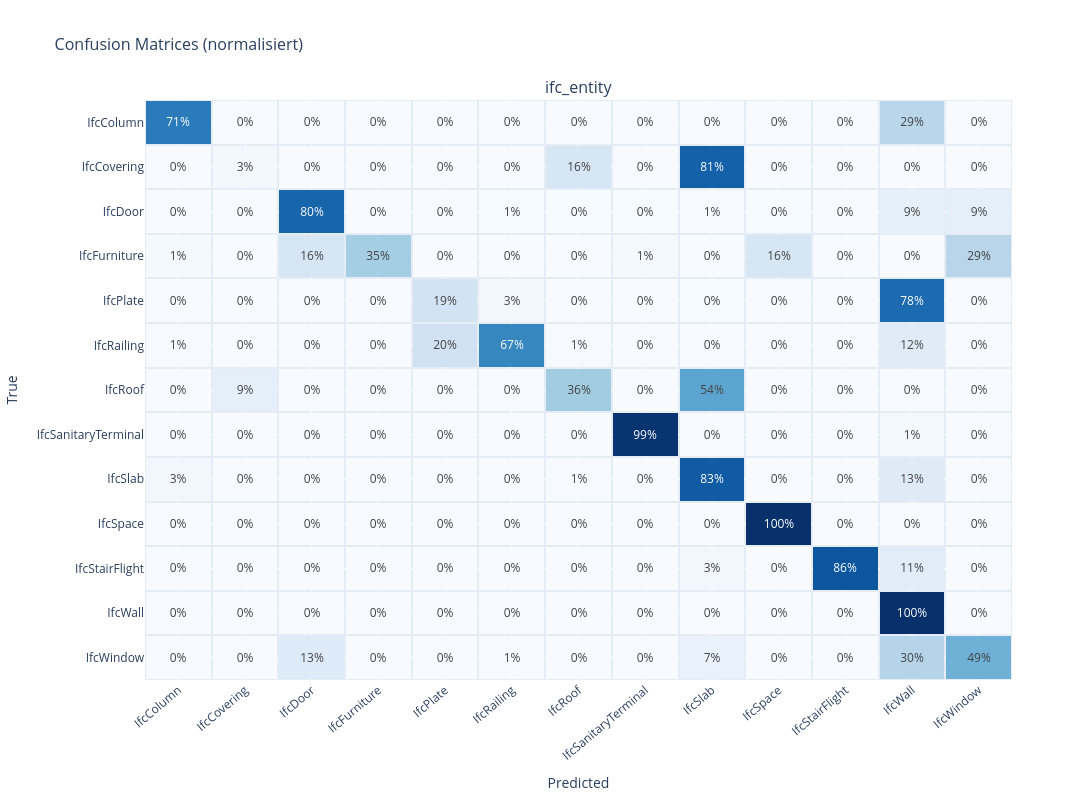
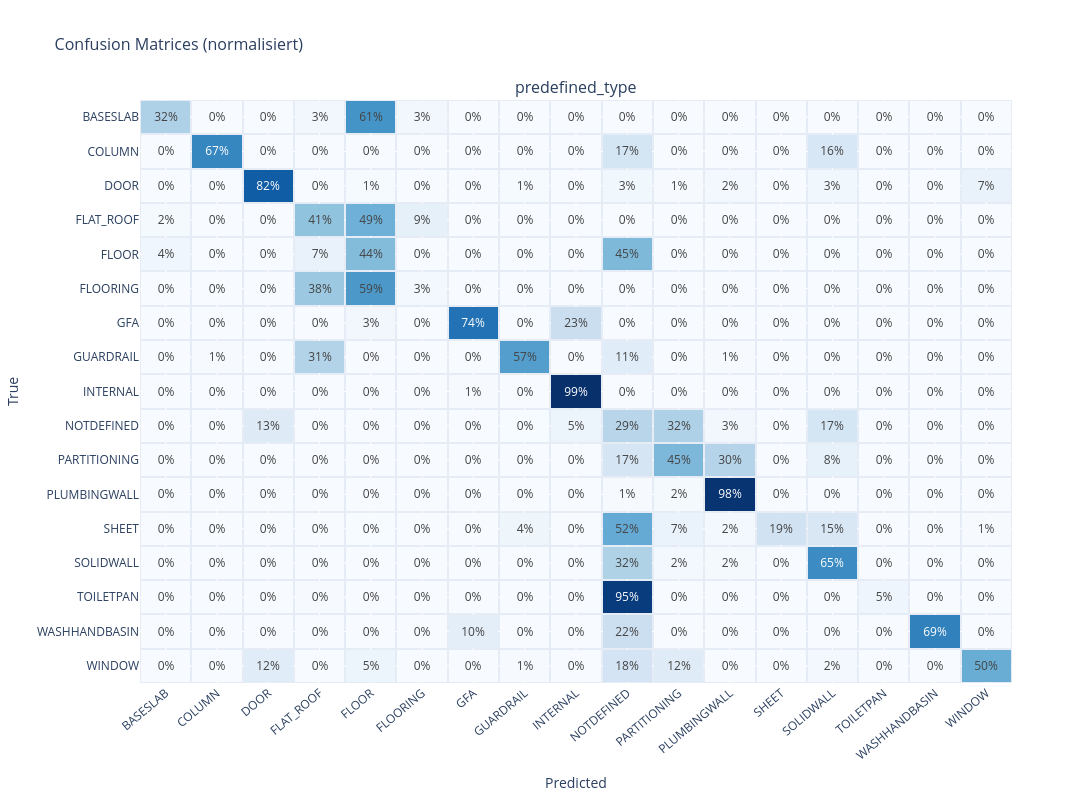
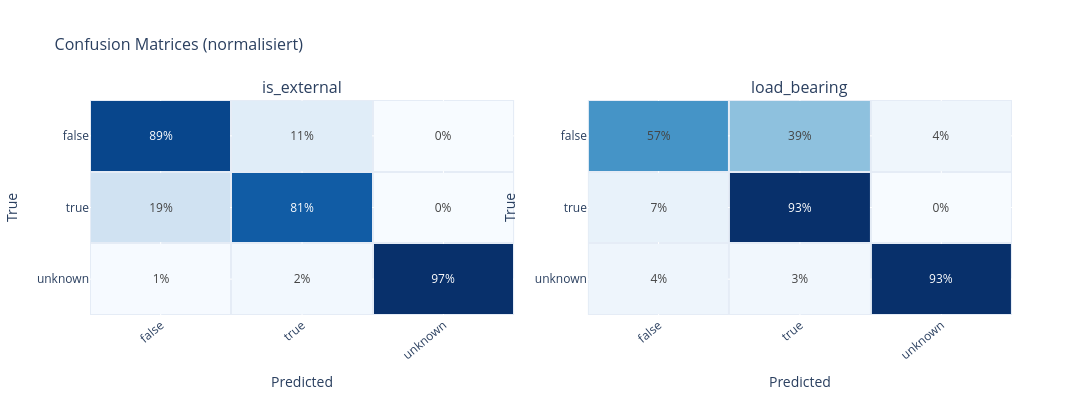

Notebook cell for these charts, in order:
### Code cell
# compute confusion matrices for all labels on the validation set and show them normalized (by true label count)
plot_confusion_matrices(val_cms, label="ifc_entity", ncols=1, normalize=True)
plot_confusion_matrices(val_cms, label="predefined_type", ncols=1, normalize=True)
plot_confusion_matrices(val_cms, label=["is_external", "load_bearing"], ncols=2, height=400, normalize=True)

### Figure 1 — Plotly figure (JSON) as saved in the notebook; plotly's stock layout.template omitted (floating-point values rounded to 4 significant figures; data arrays with more than 128 entries replaced by an {"elided": "..."} marker saying what was removed)
{"data": [{"colorscale": [[0, "rgb(247,251,255)"], [0.125, "rgb(222,235,247)"], [0.25, "rgb(198,219,239)"], [0.375, "rgb(158,202,225)"], [0.5, "rgb(107,174,214)"], [0.625, "rgb(66,146,198)"], [0.75, "rgb(33,113,181)"], [0.875, "rgb(8,81,156)"], [1, "rgb(8,48,107)"]], "hovertemplate": "True: %{y}<br>Predicted: %{x}<br>Recall: %{z:.1%}<extra></extra>", "showscale": false, "text": {"elided": "13x13 float values"}, "texttemplate": "%{z:.0%}", "type": "heatmap", "x": ["IfcColumn", "IfcCovering", "IfcDoor", "IfcFurniture", "IfcPlate", "IfcRailing", "IfcRoof", "IfcSanitaryTerminal", "IfcSlab", "IfcSpace", "IfcStairFlight", "IfcWall", "IfcWindow"], "xaxis": "x", "xgap": 2, "y": ["IfcColumn", "IfcCovering", "IfcDoor", "IfcFurniture", "IfcPlate", "IfcRailing", "IfcRoof", "IfcSanitaryTerminal", "IfcSlab", "IfcSpace", "IfcStairFlight", "IfcWall", "IfcWindow"], "yaxis": "y", "ygap": 2, "z": {"elided": "13x13 float values"}}], "layout": {"annotations": [{"font": {"size": 16}, "showarrow": false, "text": "ifc_entity", "x": 0.5, "xanchor": "center", "xref": "paper", "y": 1, "yanchor": "bottom", "yref": "paper"}], "height": 800, "title": {"font": {"size": 16}, "text": "Confusion Matrices (normalisiert)"}, "width": 1400, "xaxis": {"anchor": "y", "domain": [0, 1], "tickangle": -40, "title": {"text": "Predicted"}}, "yaxis": {"anchor": "x", "autorange": "reversed", "domain": [0, 1], "title": {"text": "True"}}}}

### Figure 2 — Plotly figure (JSON) as saved in the notebook; plotly's stock layout.template omitted (floating-point values rounded to 4 significant figures; data arrays with more than 128 entries replaced by an {"elided": "..."} marker saying what was removed)
{"data": [{"colorscale": [[0, "rgb(247,251,255)"], [0.125, "rgb(222,235,247)"], [0.25, "rgb(198,219,239)"], [0.375, "rgb(158,202,225)"], [0.5, "rgb(107,174,214)"], [0.625, "rgb(66,146,198)"], [0.75, "rgb(33,113,181)"], [0.875, "rgb(8,81,156)"], [1, "rgb(8,48,107)"]], "hovertemplate": "True: %{y}<br>Predicted: %{x}<br>Recall: %{z:.1%}<extra></extra>", "showscale": false, "text": {"elided": "17x17 float values"}, "texttemplate": "%{z:.0%}", "type": "heatmap", "x": ["BASESLAB", "COLUMN", "DOOR", "FLAT_ROOF", "FLOOR", "FLOORING", "GFA", "GUARDRAIL", "INTERNAL", "NOTDEFINED", "PARTITIONING", "PLUMBINGWALL", "SHEET", "SOLIDWALL", "TOILETPAN", "WASHHANDBASIN", "WINDOW"], "xaxis": "x", "xgap": 2, "y": ["BASESLAB", "COLUMN", "DOOR", "FLAT_ROOF", "FLOOR", "FLOORING", "GFA", "GUARDRAIL", "INTERNAL", "NOTDEFINED", "PARTITIONING", "PLUMBINGWALL", "SHEET", "SOLIDWALL", "TOILETPAN", "WASHHANDBASIN", "WINDOW"], "yaxis": "y", "ygap": 2, "z": {"elided": "17x17 float values"}}], "layout": {"annotations": [{"font": {"size": 16}, "showarrow": false, "text": "predefined_type", "x": 0.5, "xanchor": "center", "xref": "paper", "y": 1, "yanchor": "bottom", "yref": "paper"}], "height": 800, "title": {"font": {"size": 16}, "text": "Confusion Matrices (normalisiert)"}, "width": 1400, "xaxis": {"anchor": "y", "domain": [0, 1], "tickangle": -40, "title": {"text": "Predicted"}}, "yaxis": {"anchor": "x", "autorange": "reversed", "domain": [0, 1], "title": {"text": "True"}}}}

### Figure 3 — Plotly figure (JSON) as saved in the notebook; plotly's stock layout.template omitted (floating-point values rounded to 4 significant figures)
{"data": [{"colorscale": [[0, "rgb(247,251,255)"], [0.125, "rgb(222,235,247)"], [0.25, "rgb(198,219,239)"], [0.375, "rgb(158,202,225)"], [0.5, "rgb(107,174,214)"], [0.625, "rgb(66,146,198)"], [0.75, "rgb(33,113,181)"], [0.875, "rgb(8,81,156)"], [1, "rgb(8,48,107)"]], "hovertemplate": "True: %{y}<br>Predicted: %{x}<br>Recall: %{z:.1%}<extra></extra>", "showscale": false, "text": [[0.8904, 0.1096, 0.0], [0.1916, 0.8074, 0.0009155], [0.005303, 0.02197, 0.9727]], "texttemplate": "%{z:.0%}", "type": "heatmap", "x": ["false", "true", "unknown"], "xaxis": "x", "xgap": 2, "y": ["false", "true", "unknown"], "yaxis": "y", "ygap": 2, "z": [[0.8904, 0.1096, 0.0], [0.1916, 0.8074, 0.0009155], [0.005303, 0.02197, 0.9727]]}, {"colorscale": [[0, "rgb(247,251,255)"], [0.125, "rgb(222,235,247)"], [0.25, "rgb(198,219,239)"], [0.375, "rgb(158,202,225)"], [0.5, "rgb(107,174,214)"], [0.625, "rgb(66,146,198)"], [0.75, "rgb(33,113,181)"], [0.875, "rgb(8,81,156)"], [1, "rgb(8,48,107)"]], "hovertemplate": "True: %{y}<br>Predicted: %{x}<br>Recall: %{z:.1%}<extra></extra>", "showscale": false, "text": [[0.5736, 0.3857, 0.04072], [0.07006, 0.9284, 0.001571], [0.04354, 0.02857, 0.9279]], "texttemplate": "%{z:.0%}", "type": "heatmap", "x": ["false", "true", "unknown"], "xaxis": "x2", "xgap": 2, "y": ["false", "true", "unknown"], "yaxis": "y2", "ygap": 2, "z": [[0.5736, 0.3857, 0.04072], [0.07006, 0.9284, 0.001571], [0.04354, 0.02857, 0.9279]]}], "layout": {"annotations": [{"font": {"size": 16}, "showarrow": false, "text": "is_external", "x": 0.23, "xanchor": "center", "xref": "paper", "y": 1, "yanchor": "bottom", "yref": "paper"}, {"font": {"size": 16}, "showarrow": false, "text": "load_bearing", "x": 0.77, "xanchor": "center", "xref": "paper", "y": 1, "yanchor": "bottom", "yref": "paper"}], "height": 400, "title": {"font": {"size": 16}, "text": "Confusion Matrices (normalisiert)"}, "width": 1400, "xaxis": {"anchor": "y", "domain": [0, 0.46], "tickangle": -40, "title": {"text": "Predicted"}}, "xaxis2": {"anchor": "y2", "domain": [0.54, 1], "tickangle": -40, "title": {"text": "Predicted"}}, "yaxis": {"anchor": "x", "autorange": "reversed", "domain": [0, 1], "title": {"text": "True"}}, "yaxis2": {"anchor": "x2", "autorange": "reversed", "domain": [0, 1], "title": {"text": "True"}}}}
